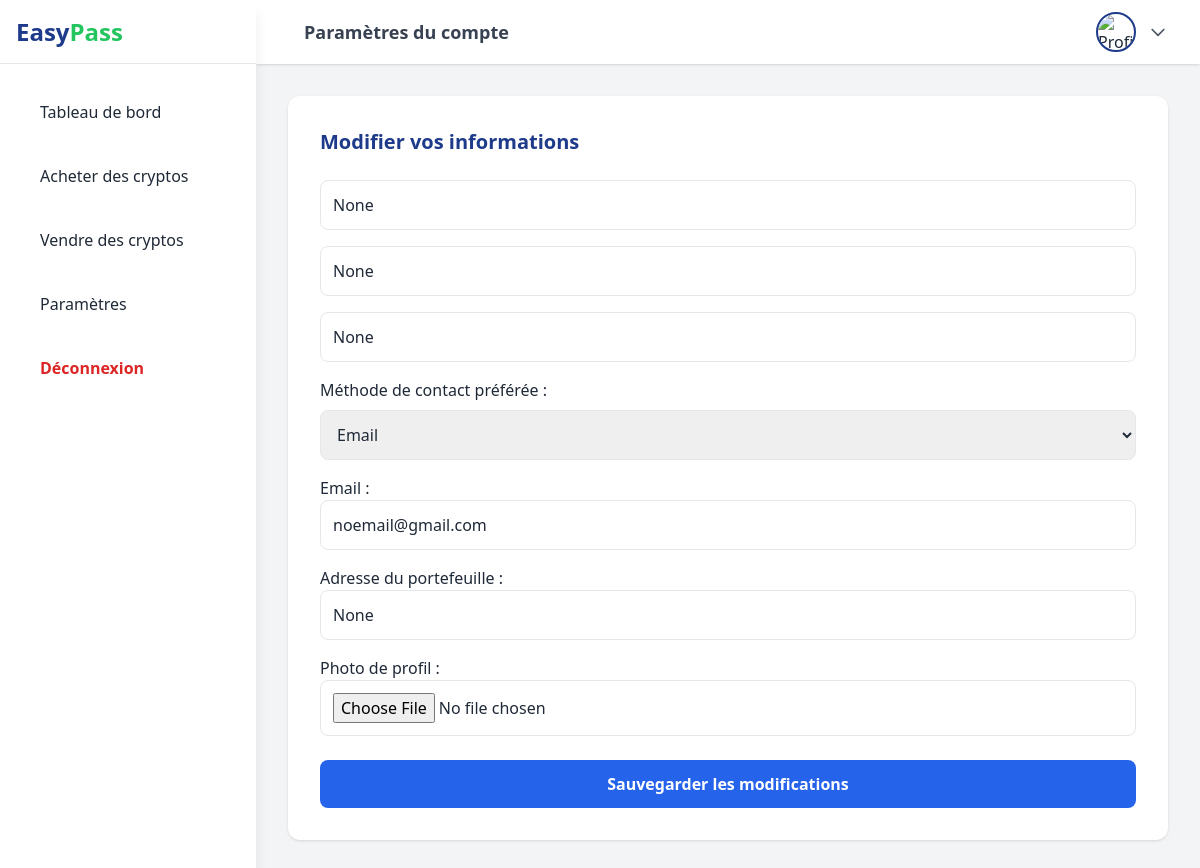
The app's page /settings/ (signed in) with its own data.
### customusers/models.py (models this page shows, shortened)
class CustomUser(AbstractBaseUser, PermissionsMixin):
    email = models.EmailField(unique=True)
    first_name = models.CharField(max_length=50, blank=True, null=True)
    last_name = models.CharField(max_length=50, blank=True, null=True)
    phone_number = models.CharField(max_length=20, blank=True, null=True)
    country = models.CharField(max_length=2, choices=COUNTRIES, blank=True, null=True)
    wallet_address = models.CharField(max_length=255, blank=True, null=True)
    profile_picture = models.ImageField(upload_to="profile_pics/", blank=True, null=True)
    is_active = models.BooleanField(default=True)
    is_staff = models.BooleanField(default=False)
    date_joined = models.DateTimeField(auto_now_add=True)
    objects = CustomUserManager()
    USERNAME_FIELD = 'email'
    REQUIRED_FIELDS = []

### website/views.py (the view, shortened to what this page needs)
# urls.py: path("settings/", views.account_settings, name="account_settings"),
@login_required
def account_settings(request):
    user = request.user
    return render(request, "website/dashboard/settings.html")

### website/templates/website/dashboard/settings.html (shortened to what this page needs)
{% extends "website/dashboard/base.html" %}
{% block page_title %}Paramètres du compte{% endblock %}
{% block content %}
<div id="settingsPage" class="w-full bg-white rounded-xl shadow p-6 sm:p-8">
    <h3 class="text-lg sm:text-xl font-bold text-blue-900 mb-6">
        Modifier vos informations
    </h3>
    <form method="post" enctype="multipart/form-data" id="settingsForm">
        <div class="space-y-4">
            <input type="text" name="first_name" placeholder="Prénom"
                   class="w-full border rounded-lg p-3"
                   value="{{ request.user.first_name }}">
            <input type="text" name="last_name" placeholder="Nom"
                   class="w-full border rounded-lg p-3"
                   value="{{ request.user.last_name }}">
            <input type="text" name="phone_number" placeholder="Téléphone"
                   class="w-full border rounded-lg p-3"
                   value="{{ request.user.phone_number }}">
        </div>
        <div class="mt-4">
            <label for="contact_method" class="block mb-2">Méthode de contact préférée :</label>
            <select name="contact_method" id="contact_method" class="w-full border rounded-lg p-3">
                <option value="email" {% if request.user.email %}selected{% endif %}>Email</option>
            </select>
            <div id="emailField" class="mt-4">
                <label for="email">Email :</label>
                <input type="email" name="email" id="email"
                       class="w-full border rounded-lg p-3"
                       value="{{ request.user.email }}">
            </div>
        </div>
        <div class="mt-4">
            <label for="wallet_address">Adresse du portefeuille :</label>
            <input type="text" name="wallet_address" id="wallet_address"
                   class="w-full border rounded-lg p-3"
                   value="{{ request.user.wallet_address }}">
        </div>
        <div class="mt-4">
            <label for="profile_picture">Photo de profil :</label>
            <input type="file" name="profile_picture" id="profile_picture"
                   class="w-full border rounded-lg p-3">
        </div>
        <div class="mt-6">
            <button type="submit" class="w-full bg-blue-600 hover:bg-blue-700 text-white py-3 rounded-lg font-bold">
                Sauvegarder les modifications
            </button>
        </div>
    </form>
</div>
{% endblock %}

### records on screen
CustomUser: first_name "None", last_name "None", phone_number "None", contact_method "Email", email "noemail@gmail.com", wallet_address "None"
